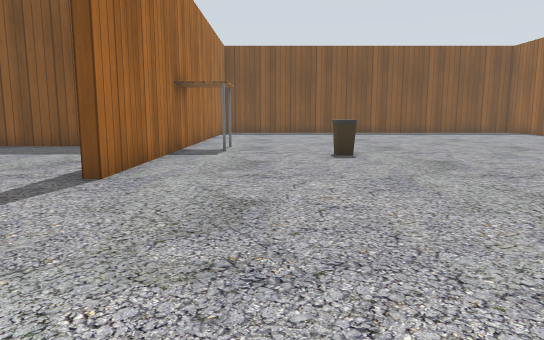
View 1 (above)

19 first-person views from a walk through a Gazebo world. The camera is 0.5 m above the floor, tilts 8° down and sees 70° across. The floor is counted in squares, 0.5 m on a side. Each view is taken from the middle of a square. On the plan, view 1 faces up. The plan holds only what a view shows up to about 13 squares ahead; the rest is blank. The place goes on beyond the plan. Gazebo's built-in surfaces are drawn with simple patterns.

View 2
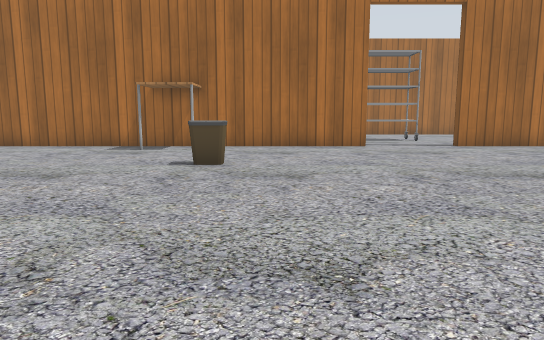

View 3
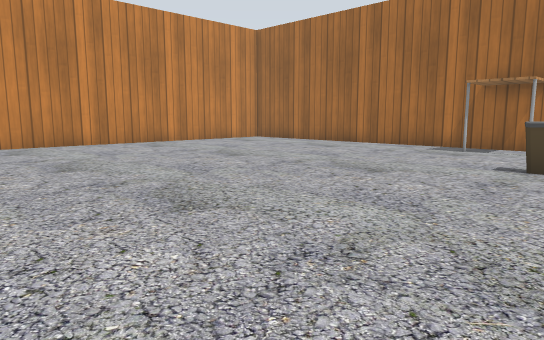

View 4
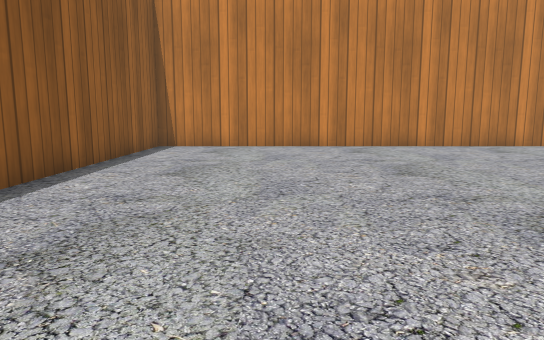

View 5
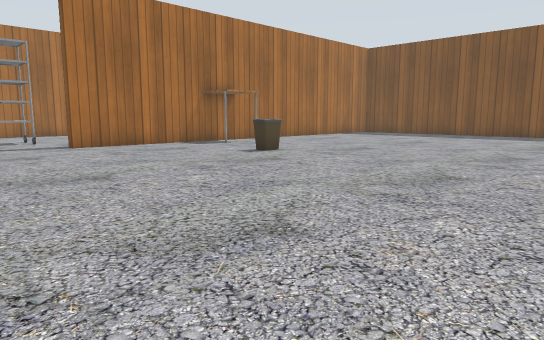

View 6
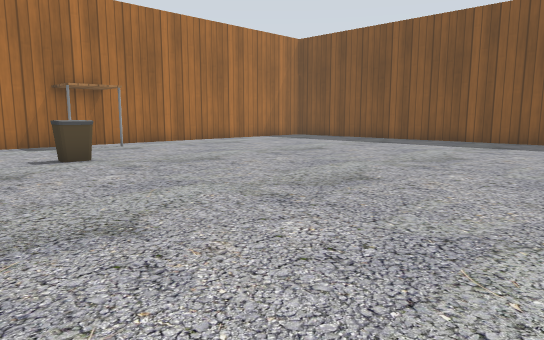

View 7
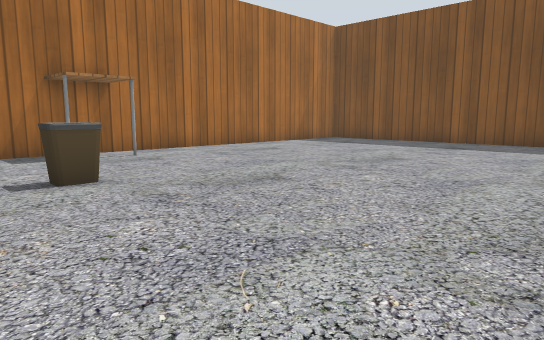

View 8
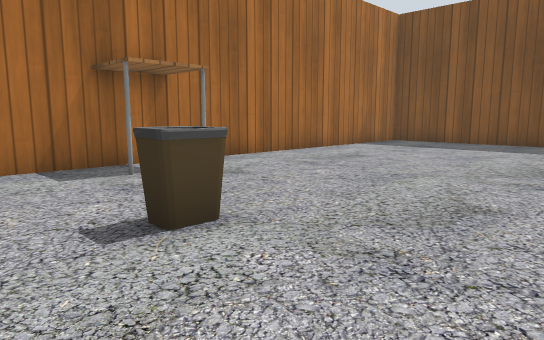

View 9
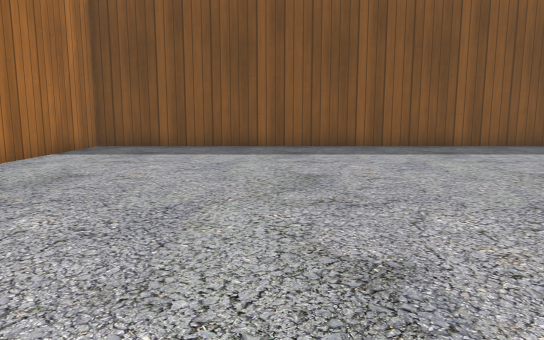

View 10
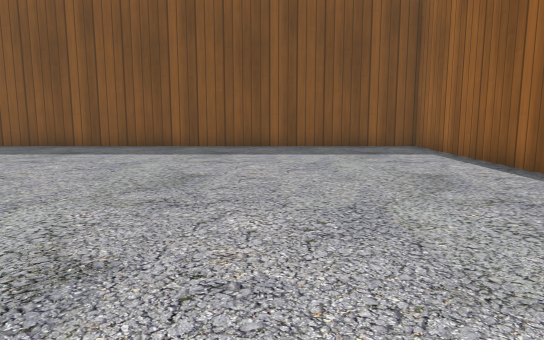

View 11
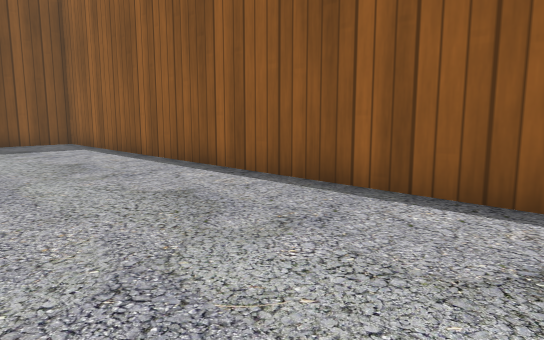

View 12
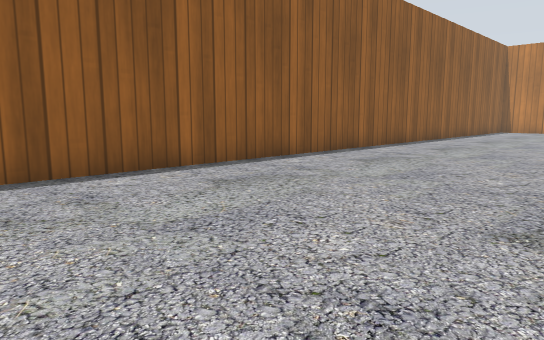

View 13
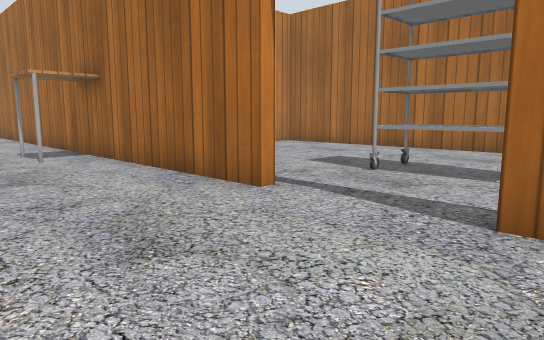

View 14
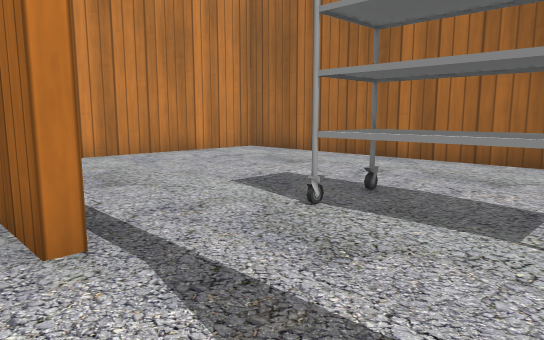

View 15
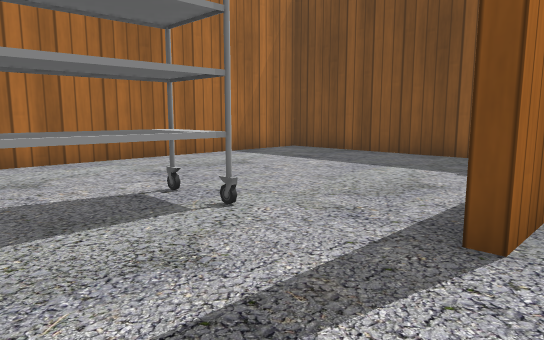

View 16
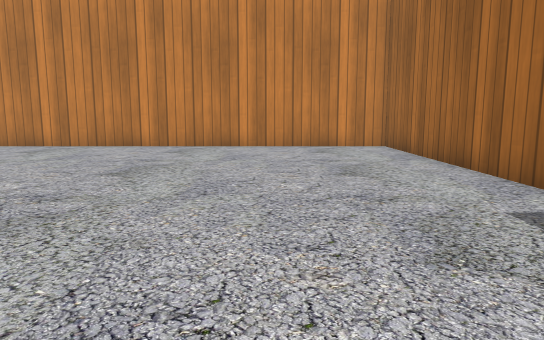

View 17
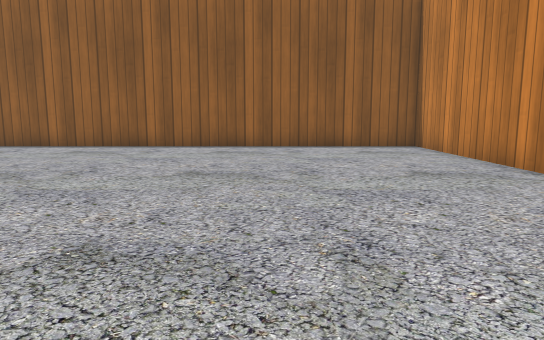

View 18
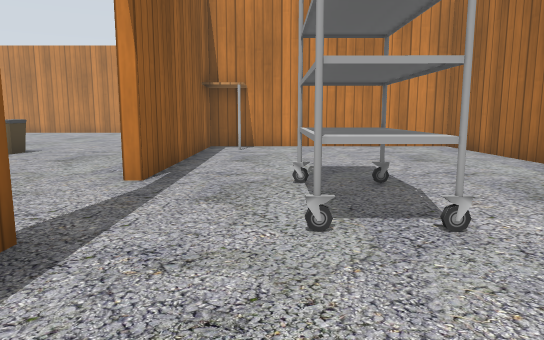

View 19
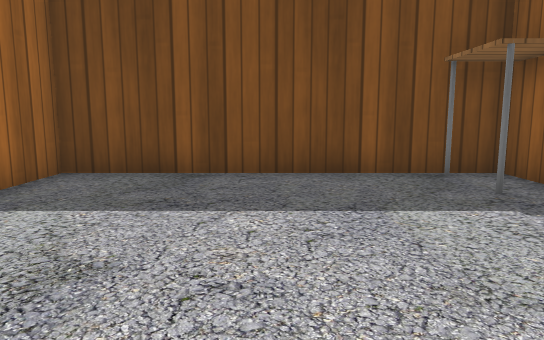

### Floor plan
Points are (right, up) in squares from view 1. A wall is a line through its corners. A room is listed if a view was taken in it or the views show most of it. See-through windows are left out.
Room 1 (views 1, 2, 3, 4, 5, 6, 7, 8, 9, 10, 11, 12, 13, 14, 15, 16, 17, 18, 19)
walls: (-2.7, 10.5) (-2.7, 6); (-2.9, 12.7) (-10.7, 12.7) (-10.7, -3.7) (-3, -3.7) (-3, 3.1) (-2.7, 3.1) (-2.7, -13.7) (13.7, -13.7) (13.7, 22.7) (-2.7, 22.7) (-2.7, 12.4)
objects: rack (-6, 3) to (-6, 5); table (-4, -4) to (-1, -3); table (-4, 11) to (-1, 12); bin (2, -1); bin (2, 10)

Positions as (right, up) in squares from view 1, and headings:
1: (0, 0), facing up
2: (10, 0), facing left
3: (10, 0), facing down-left
4: (10, -1), facing down
5: (10, 2), facing up-left
6: (11, 7), facing up-left
7: (8, 8), facing up-left
8: (5, 8), facing up-left
9: (3, 10), facing up
10: (9, 10), facing up
11: (9, 8), facing up-right
12: (7, 12), facing down-right
13: (1, 7), facing down-left
14: (-2, 6), facing down-left
15: (-2, 3), facing up-left
16: (1, -1), facing down
17: (1, -9), facing right
18: (-5, 9), facing down
19: (-7, 6), facing up
